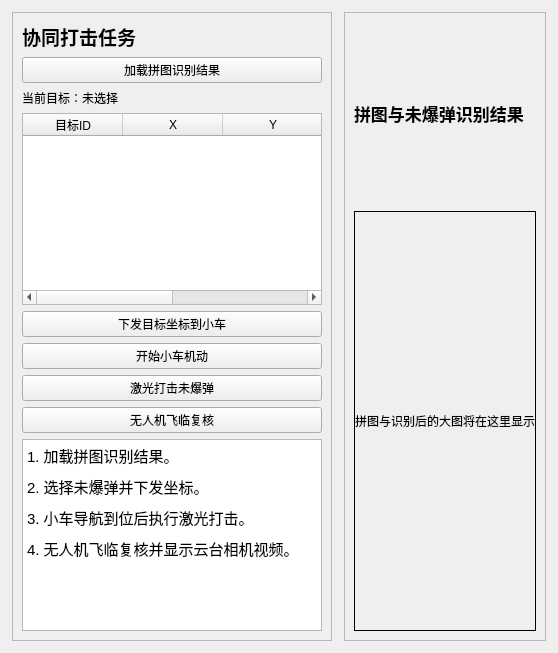
      <widget class="QWidget" name="StrikeMissionPage">
       <layout class="QHBoxLayout" name="horizontalLayout_strikeMission" stretch="0,1">
        <property name="spacing">
         <number>12</number>
        </property>
        <property name="leftMargin">
         <number>12</number>
        </property>
        <property name="topMargin">
         <number>12</number>
        </property>
        <property name="rightMargin">
         <number>12</number>
        </property>
        <property name="bottomMargin">
         <number>12</number>
        </property>
        <item>
         <widget class="QFrame" name="frameStrikeMissionSidebar">
          <property name="minimumSize">
           <size>
            <width>320</width>
            <height>0</height>
           </size>
          </property>
          <property name="maximumSize">
           <size>
            <width>360</width>
            <height>16777215</height>
           </size>
          </property>
          <property name="frameShape">
           <enum>QFrame::StyledPanel</enum>
          </property>
          <layout class="QVBoxLayout" name="verticalLayout_strikeMissionSidebar">
           <item>
            <widget class="QLabel" name="labelStrikeMissionTitle">
             <property name="font">
              <font>
               <pointsize>14</pointsize>
               <bold>true</bold>
              </font>
             </property>
             <property name="text">
              <string>协同打击任务</string>
             </property>
            </widget>
           </item>
           <item>
            <widget class="QPushButton" name="buttonLoadStrikeMosaic">
             <property name="text">
              <string>加载拼图识别结果</string>
             </property>
            </widget>
           </item>
           <item>
            <widget class="QLabel" name="labelSelectedStrikeTarget">
             <property name="text">
              <string>当前目标：未选择</string>
             </property>
            </widget>
           </item>
           <item>
            <widget class="QTableWidget" name="tableWidgetStrikeTargets">
             <property name="rowCount">
              <number>0</number>
             </property>
             <property name="columnCount">
              <number>4</number>
             </property>
             <column>
              <property name="text">
               <string>目标ID</string>
              </property>
             </column>
             <column>
              <property name="text">
               <string>X</string>
              </property>
             </column>
             <column>
              <property name="text">
               <string>Y</string>
              </property>
             </column>
             <column>
              <property name="text">
               <string>状态</string>
              </property>
             </column>
            </widget>
           </item>
           <item>
            <widget class="QPushButton" name="buttonSendTargetToAgv">
             <property name="text">
              <string>下发目标坐标到小车</string>
             </property>
            </widget>
           </item>
           <item>
            <widget class="QPushButton" name="buttonStartAgvAttack">
             <property name="text">
              <string>开始小车机动</string>
             </property>
            </widget>
           </item>
           <item>
            <widget class="QPushButton" name="buttonLaserStrike">
             <property name="text">
              <string>激光打击未爆弹</string>
             </property>
            </widget>
           </item>
           <item>
            <widget class="QPushButton" name="buttonDroneVerify">
             <property name="text">
              <string>无人机飞临复核</string>
             </property>
            </widget>
           </item>
           <item>
            <widget class="QTextBrowser" name="textBrowserStrikeMissionStatus">
             <property name="html">
              <string>&lt;!DOCTYPE HTML PUBLIC "-//W3C//DTD HTML 4.0//EN" "http://www.w3.org/TR/REC-html40/strict.dtd"&gt;
&lt;html&gt;&lt;head&gt;&lt;meta name="qrichtext" content="1" /&gt;&lt;style type="text/css"&gt;
p, li { white-space: pre-wrap; }
&lt;/style&gt;&lt;/head&gt;&lt;body style=" font-family:'Ubuntu'; font-size:11pt; font-weight:400; font-style:normal;"&gt;
&lt;p style=" margin-top:0px; margin-bottom:8px; margin-left:0px; margin-right:0px; -qt-block-indent:0; text-indent:0px;"&gt;1. 加载拼图识别结果。&lt;/p&gt;
&lt;p style=" margin-top:0px; margin-bottom:8px; margin-left:0px; margin-right:0px; -qt-block-indent:0; text-indent:0px;"&gt;2. 选择未爆弹并下发坐标。&lt;/p&gt;
&lt;p style=" margin-top:0px; margin-bottom:8px; margin-left:0px; margin-right:0px; -qt-block-indent:0; text-indent:0px;"&gt;3. 小车导航到位后执行激光打击。&lt;/p&gt;
&lt;p style=" margin-top:0px; margin-bottom:0px; margin-left:0px; margin-right:0px; -qt-block-indent:0; text-indent:0px;"&gt;4. 无人机飞临复核并显示云台相机视频。&lt;/p&gt;&lt;/body&gt;&lt;/html&gt;</string>
             </property>
            </widget>
           </item>
          </layout>
         </widget>
        </item>
        <item>
         <layout class="QVBoxLayout" name="verticalLayout_strikeMissionMain">
          <item>
           <widget class="QFrame" name="frameStrikeMissionResult">
            <property name="frameShape">
             <enum>QFrame::StyledPanel</enum>
            </property>
            <layout class="QVBoxLayout" name="verticalLayout_strikeMissionResult">
             <item>
              <widget class="QLabel" name="labelStrikeMissionResultTitle">
               <property name="font">
                <font>
                 <pointsize>13</pointsize>
                 <bold>true</bold>
                </font>
               </property>
               <property name="text">
                <string>拼图与未爆弹识别结果</string>
               </property>
              </widget>
             </item>
             <item>
              <widget class="QLabel" name="labelStrikeMissionMosaic">
               <property name="minimumSize">
                <size>
                 <width>0</width>
                 <height>420</height>
                </size>
               </property>
               <property name="frameShape">
                <enum>QFrame::Box</enum>
               </property>
               <property name="alignment">
                <set>Qt::AlignCenter</set>
               </property>
               <property name="text">
                <string>拼图与识别后的大图将在这里显示</string>
               </property>
              </widget>
             </item>
            </layout>
           </widget>
          </item>
         </layout>
        </item>
       </layout>
      </widget>
